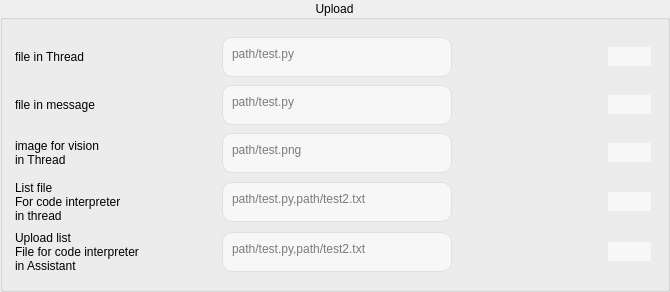
             <widget class="QGroupBox" name="groupBox_2">
              <property name="title">
               <string>Upload</string>
              </property>
              <property name="alignment">
               <set>Qt::AlignCenter</set>
              </property>
              <layout class="QGridLayout" name="gridLayout_14">
               <item row="0" column="0">
                <layout class="QGridLayout" name="gridLayout_13">
                 <property name="leftMargin">
                  <number>1</number>
                 </property>
                 <property name="topMargin">
                  <number>6</number>
                 </property>
                 <property name="rightMargin">
                  <number>5</number>
                 </property>
                 <property name="bottomMargin">
                  <number>5</number>
                 </property>
                 <property name="horizontalSpacing">
                  <number>78</number>
                 </property>
                 <property name="verticalSpacing">
                  <number>8</number>
                 </property>
                 <item row="4" column="0">
                  <widget class="QLabel" name="label_26">
                   <property name="minimumSize">
                    <size>
                     <width>129</width>
                     <height>0</height>
                    </size>
                   </property>
                   <property name="toolTip">
                    <string>maximum of 20 files</string>
                   </property>
                   <property name="text">
                    <string>Upload list 
File for code interpreter 
in Assistant</string>
                   </property>
                  </widget>
                 </item>
                 <item row="4" column="1" colspan="2">
                  <widget class="QTextEdit" name="textEdit_2">
                   <property name="sizePolicy">
                    <sizepolicy hsizetype="Fixed" vsizetype="Fixed">
                     <horstretch>0</horstretch>
                     <verstretch>0</verstretch>
                    </sizepolicy>
                   </property>
                   <property name="minimumSize">
                    <size>
                     <width>230</width>
                     <height>40</height>
                    </size>
                   </property>
                   <property name="maximumSize">
                    <size>
                     <width>230</width>
                     <height>40</height>
                    </size>
                   </property>
                   <property name="toolTip">
                    <string>maximum of 20 files</string>
                   </property>
                   <property name="styleSheet">
                    <string notr="true">            QTextEdit {
                border: 1px solid #E0E0E0;
                padding: 5px;
                border-radius: 10px;
                background-color: #F7F7F7;
                color: black;  /* Cor do texto alterada para preto */
            }</string>
                   </property>
                   <property name="placeholderText">
                    <string>path/test.py,path/test2.txt</string>
                   </property>
                  </widget>
                 </item>
                 <item row="4" column="3">
                  <widget class="QPushButton" name="pushButton_7">
                   <property name="styleSheet">
                    <string notr="true">            QPushButton {
                background-color: #F7F7F7;

                border-radius: 13px;  /* Borda arredondada (círculo) */
                color: black;  /* Cor do texto alterada para preto */
                font-size: 16px;  /* Ajuste do tamanho do ícone */
            }
</string>
                   </property>
                   <property name="text">
                    <string />
                   </property>
                   <property name="icon">
                    <iconset resource="../Qss/icons/_icons.qrc">
                     <normaloff>:/material_design/icons/material_design/file_present.png</normaloff>:/material_design/icons/material_design/file_present.png</iconset>
                   </property>
                   <property name="iconSize">
                    <size>
                     <width>24</width>
                     <height>27</height>
                    </size>
                   </property>
                  </widget>
                 </item>
                 <item row="3" column="1">
                  <widget class="QTextEdit" name="Uploadlistfileforcodeinterpreterinthread">
                   <property name="sizePolicy">
                    <sizepolicy hsizetype="Fixed" vsizetype="Fixed">
                     <horstretch>0</horstretch>
                     <verstretch>0</verstretch>
                    </sizepolicy>
                   </property>
                   <property name="minimumSize">
                    <size>
                     <width>230</width>
                     <height>40</height>
                    </size>
                   </property>
                   <property name="maximumSize">
                    <size>
                     <width>230</width>
                     <height>40</height>
                    </size>
                   </property>
                   <property name="styleSheet">
                    <string notr="true">            QTextEdit {
                border: 1px solid #E0E0E0;
                padding: 5px;
                border-radius: 10px;
                background-color: #F7F7F7;
                color: black;  /* Cor do texto alterada para preto */
            }</string>
                   </property>
                   <property name="placeholderText">
                    <string>path/test.py,path/test2.txt</string>
                   </property>
                  </widget>
                 </item>
                 <item row="1" column="0">
                  <widget class="QLabel" name="label_12">
                   <property name="sizePolicy">
                    <sizepolicy hsizetype="Fixed" vsizetype="Preferred">
                     <horstretch>0</horstretch>
                     <verstretch>0</verstretch>
                    </sizepolicy>
                   </property>
                   <property name="minimumSize">
                    <size>
                     <width>114</width>
                     <height>0</height>
                    </size>
                   </property>
                   <property name="text">
                    <string>file in message</string>
                   </property>
                  </widget>
                 </item>
                 <item row="2" column="0">
                  <widget class="QLabel" name="label_14">
                   <property name="sizePolicy">
                    <sizepolicy hsizetype="Fixed" vsizetype="Preferred">
                     <horstretch>0</horstretch>
                     <verstretch>0</verstretch>
                    </sizepolicy>
                   </property>
                   <property name="minimumSize">
                    <size>
                     <width>114</width>
                     <height>0</height>
                    </size>
                   </property>
                   <property name="text">
                    <string>image for vision 
in Thread</string>
                   </property>
                  </widget>
                 </item>
                 <item row="2" column="1">
                  <widget class="QTextEdit" name="Upload1imageforvisioninThread">
                   <property name="sizePolicy">
                    <sizepolicy hsizetype="Fixed" vsizetype="Fixed">
                     <horstretch>0</horstretch>
                     <verstretch>0</verstretch>
                    </sizepolicy>
                   </property>
                   <property name="minimumSize">
                    <size>
                     <width>230</width>
                     <height>40</height>
                    </size>
                   </property>
                   <property name="maximumSize">
                    <size>
                     <width>230</width>
                     <height>40</height>
                    </size>
                   </property>
                   <property name="styleSheet">
                    <string notr="true">            QTextEdit {
                border: 1px solid #E0E0E0;
                padding: 5px;
                border-radius: 10px;
                background-color: #F7F7F7;
                color: black;  /* Cor do texto alterada para preto */
            }</string>
                   </property>
                   <property name="placeholderText">
                    <string>path/test.png</string>
                   </property>
                  </widget>
                 </item>
                 <item row="3" column="3">
                  <widget class="QPushButton" name="UploadlistfileforcodeinterpreterinthreadByUser">
                   <property name="sizePolicy">
                    <sizepolicy hsizetype="Fixed" vsizetype="Fixed">
                     <horstretch>0</horstretch>
                     <verstretch>0</verstretch>
                    </sizepolicy>
                   </property>
                   <property name="styleSheet">
                    <string notr="true">            QPushButton {
                background-color: #F7F7F7;

                border-radius: 13px;  /* Borda arredondada (círculo) */
                color: black;  /* Cor do texto alterada para preto */
                font-size: 16px;  /* Ajuste do tamanho do ícone */
            }
</string>
                   </property>
                   <property name="text">
                    <string />
                   </property>
                   <property name="icon">
                    <iconset resource="../Qss/icons/_icons.qrc">
                     <normaloff>:/material_design/icons/material_design/upload_file.png</normaloff>:/material_design/icons/material_design/upload_file.png</iconset>
                   </property>
                   <property name="iconSize">
                    <size>
                     <width>24</width>
                     <height>27</height>
                    </size>
                   </property>
                  </widget>
                 </item>
                 <item row="0" column="0">
                  <widget class="QLabel" name="label_11">
                   <property name="sizePolicy">
                    <sizepolicy hsizetype="Expanding" vsizetype="Preferred">
                     <horstretch>0</horstretch>
                     <verstretch>0</verstretch>
                    </sizepolicy>
                   </property>
                   <property name="minimumSize">
                    <size>
                     <width>114</width>
                     <height>0</height>
                    </size>
                   </property>
                   <property name="text">
                    <string>file in Thread</string>
                   </property>
                  </widget>
                 </item>
                 <item row="1" column="1">
                  <widget class="QTextEdit" name="Upload1fileinmessage">
                   <property name="sizePolicy">
                    <sizepolicy hsizetype="Fixed" vsizetype="Fixed">
                     <horstretch>0</horstretch>
                     <verstretch>0</verstretch>
                    </sizepolicy>
                   </property>
                   <property name="minimumSize">
                    <size>
                     <width>230</width>
                     <height>40</height>
                    </size>
                   </property>
                   <property name="maximumSize">
                    <size>
                     <width>230</width>
                     <height>40</height>
                    </size>
                   </property>
                   <property name="styleSheet">
                    <string notr="true">            QTextEdit {
                border: 1px solid #E0E0E0;
                padding: 5px;
                border-radius: 10px;
                background-color: #F7F7F7;
                color: black;  /* Cor do texto alterada para preto */
            }</string>
                   </property>
                   <property name="placeholderText">
                    <string>path/test.py</string>
                   </property>
                  </widget>
                 </item>
                 <item row="3" column="0">
                  <widget class="QLabel" name="label_13">
                   <property name="sizePolicy">
                    <sizepolicy hsizetype="Fixed" vsizetype="Preferred">
                     <horstretch>0</horstretch>
                     <verstretch>0</verstretch>
                    </sizepolicy>
                   </property>
                   <property name="minimumSize">
                    <size>
                     <width>113</width>
                     <height>0</height>
                    </size>
                   </property>
                   <property name="text">
                    <string>List file
For code interpreter 
in thread</string>
                   </property>
                  </widget>
                 </item>
                 <item row="0" column="1">
                  <widget class="QTextEdit" name="Upload1fileinThread">
                   <property name="sizePolicy">
                    <sizepolicy hsizetype="Fixed" vsizetype="Fixed">
                     <horstretch>0</horstretch>
                     <verstretch>0</verstretch>
                    </sizepolicy>
                   </property>
                   <property name="minimumSize">
                    <size>
                     <width>230</width>
                     <height>40</height>
                    </size>
                   </property>
                   <property name="maximumSize">
                    <size>
                     <width>230</width>
                     <height>40</height>
                    </size>
                   </property>
                   <property name="styleSheet">
                    <string notr="true">            QTextEdit {
                border: 1px solid #E0E0E0;
                padding: 5px;
                border-radius: 10px;
                background-color: #F7F7F7;
                color: black;  /* Cor do texto alterada para preto */
            }</string>
                   </property>
                   <property name="placeholderText">
                    <string>path/test.py</string>
                   </property>
                  </widget>
                 </item>
                 <item row="1" column="3">
                  <widget class="QPushButton" name="Upload1fileinmessageByUser">
                   <property name="sizePolicy">
                    <sizepolicy hsizetype="Fixed" vsizetype="Fixed">
                     <horstretch>0</horstretch>
                     <verstretch>0</verstretch>
                    </sizepolicy>
                   </property>
                   <property name="styleSheet">
                    <string notr="true">            QPushButton {
                background-color: #F7F7F7;

                border-radius: 13px;  /* Borda arredondada (círculo) */
                color: black;  /* Cor do texto alterada para preto */
                font-size: 16px;  /* Ajuste do tamanho do ícone */
            }
</string>
                   </property>
                   <property name="text">
                    <string />
                   </property>
                   <property name="icon">
                    <iconset resource="../Qss/icons/_icons.qrc">
                     <normaloff>:/material_design/icons/material_design/attach_file.png</normaloff>:/material_design/icons/material_design/attach_file.png</iconset>
                   </property>
                   <property name="iconSize">
                    <size>
                     <width>24</width>
                     <height>27</height>
                    </size>
                   </property>
                  </widget>
                 </item>
                 <item row="0" column="3">
                  <widget class="QPushButton" name="Upload1fileinThreadByUser">
                   <property name="sizePolicy">
                    <sizepolicy hsizetype="Fixed" vsizetype="Fixed">
                     <horstretch>0</horstretch>
                     <verstretch>0</verstretch>
                    </sizepolicy>
                   </property>
                   <property name="styleSheet">
                    <string notr="true">            QPushButton {
                background-color: #F7F7F7;

                border-radius: 13px;  /* Borda arredondada (círculo) */
                color: black;  /* Cor do texto alterada para preto */
                font-size: 16px;  /* Ajuste do tamanho do ícone */
            }
</string>
                   </property>
                   <property name="text">
                    <string />
                   </property>
                   <property name="icon">
                    <iconset resource="../Qss/icons/_icons.qrc">
                     <normaloff>:/material_design/icons/material_design/attach_file.png</normaloff>:/material_design/icons/material_design/attach_file.png</iconset>
                   </property>
                   <property name="iconSize">
                    <size>
                     <width>24</width>
                     <height>27</height>
                    </size>
                   </property>
                  </widget>
                 </item>
                 <item row="2" column="3">
                  <widget class="QPushButton" name="Upload1imageforvisioninThreadByUser">
                   <property name="sizePolicy">
                    <sizepolicy hsizetype="Fixed" vsizetype="Fixed">
                     <horstretch>0</horstretch>
                     <verstretch>0</verstretch>
                    </sizepolicy>
                   </property>
                   <property name="styleSheet">
                    <string notr="true">            QPushButton {
                background-color: #F7F7F7;

                border-radius: 13px;  /* Borda arredondada (círculo) */
                color: black;  /* Cor do texto alterada para preto */
                font-size: 16px;  /* Ajuste do tamanho do ícone */
            }
</string>
                   </property>
                   <property name="text">
                    <string />
                   </property>
                   <property name="icon">
                    <iconset resource="../Qss/icons/_icons.qrc">
                     <normaloff>:/material_design/icons/material_design/image_search.png</normaloff>:/material_design/icons/material_design/image_search.png</iconset>
                   </property>
                   <property name="iconSize">
                    <size>
                     <width>24</width>
                     <height>27</height>
                    </size>
                   </property>
                  </widget>
                 </item>
                </layout>
               </item>
              </layout>
             </widget>
